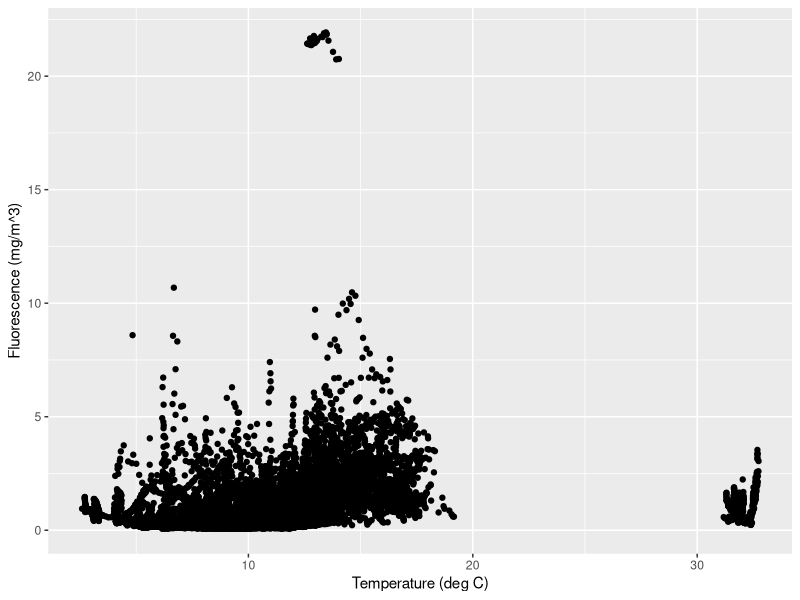
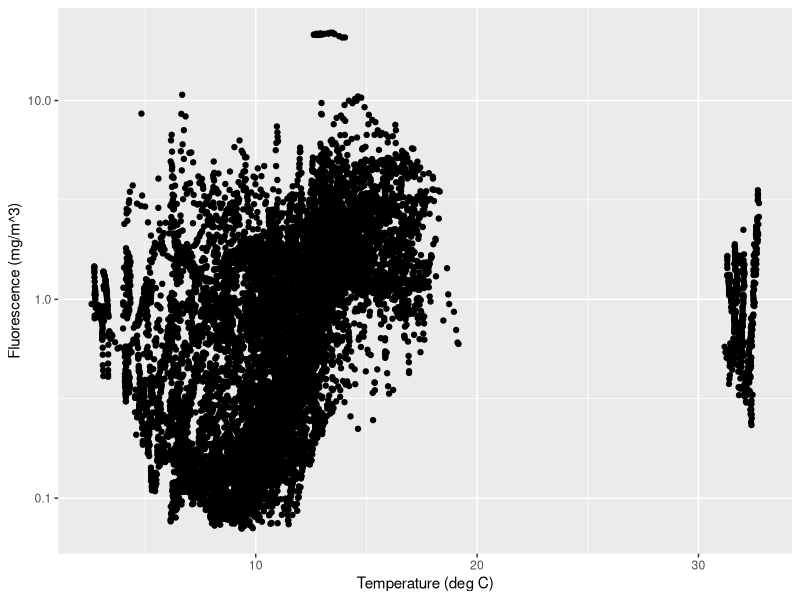

These figures' R source, in order: (Note: this script raises an error after producing the figures.)
## ---- chunk 1
library(ggplot2)
## ---- chunk 2
data <- read.csv("data/DaRTS_combined_data.csv")
## ---- chunk 3
ggplot(data = data) + 
  geom_point(mapping = aes(x = Temperature_C, y = Fluorescence)) +
  xlab('Temperature (deg C)') +
  ylab('Fluorescence (mg/m^3)') 
## ---- chunk 4
ggplot(data = data) + 
  geom_point(mapping = aes(x = Temperature_C, y = Fluorescence)) +
  xlab('Temperature (deg C)') +
  ylab('Fluorescence (mg/m^3)') +
  scale_y_log10(limits=c(0.07,22)) 
## ---- chunk 5
data %>% filter(Temperature_C < 20) %>%
  ggplot() + 
  geom_point(mapping = aes(x = Temperature_C, y = Fluorescence)) +
  xlab('Temperature (deg C)') +
  ylab('Fluorescence (mg/m^3)') +
  scale_y_log10(limits=c(0.07,22)) 
## ---- chunk 6
data %>% filter(Temperature_C > 20) %>% group_by(Date) %>% summarise(count = n(), mean = mean(Depth))
## ---- chunk 7
data <- data %>% filter(Temperature_C < 20)
## ---- chunk 8
# create variables for our two parameters of interest
# NB: we want to the data to be vectors, rather than dataframe columns so we can 
# perform our analysis, hence we need to use the dollar sign, $, to index the DATA dataframe
temp <- data$Temperature_C
fl <- data$Fluorescence

# calculate the correlation coefficient
corValue <- cor.test(temp, fl, method="pearson")

# displaying the correlation coefficient
corValue
## ---- chunk 9
# one way
data$Date

# another way:
data[['Date']]

# another way
data['Date']
## ---- chunk 10
depths <- data$Depth

depths[1:10]
## ---- chunk 11
# make our list of indices
ind <- c(5,8,15,30)

# index depth with our indices
depths[ind]

# index temperature with our indices
temp[ind]
## ---- chunk 12
ind <- depths < 10

# print out the first 50 elements to see what this object looks like
ind[1:50] 

# Then index the depths object
depths[ind]
## ---- chunk 13
templog <- data$Temperature_C
fllog <- log10(data$Fluorescence)

# removing the NaNs and Infs:
# 1) make a boolean list of the good values
nonans <- is.finite(fllog)
# 2) index temp and fl objects using our boolean list
tempnonan <- templog[nonans]
flnonan <- fllog[nonans]

# calculate the correlation coefficient
corValue <- cor.test(tempnonan, flnonan)

# displaying the correlation coefficient
corValue
## ---- chunk 14
# fitting a linear model between the two variables
model1 <- lm(fl ~ temp)

# assigning the slope and intercept from the model to variables
intercept <- model1$coefficients[1]
slope <- model1$coefficients[2]

# adding the line to our plot
ggplot(data = data) + 
  geom_point(mapping = aes(x = Temperature_C, y = Fluorescence)) +
  geom_abline(slope=slope,intercept=intercept, size=2, color = "darkblue") +
  xlab('Temperature (deg C)') +
  ylab('Fluorescence (mg/m^3)') +
  xlim(7,18) + ylim(0,12)
## ---- chunk 15
# fitting a linear model between the two variables
model1 <- lm(fl ~ temp)

# assigning the slope and intercept from the model to variables
intercept <- model1$coefficients[1]
slope <- model1$coefficients[2]

# adding the line to our plot
ggplot(data = data) + 
  geom_point(mapping = aes(x = Temperature_C, y = Fluorescence)) +
  stat_function(fun = function(x) intercept + slope * x, size = 2, color = 'cyan') +
  xlab('Temperature (deg C)') +
  ylab('Fluorescence (mg/m^3)') +
  xlim(7,18) + ylim(0,12)

## ---- chunk 16
# fitting a linear model between the two variables
model1 <- lm(fl ~ temp)

# assigning the slope and intercept from the model to variables
intercept <- model1$coefficients[1]
slope <- model1$coefficients[2]

# adding the line to our plot: note we've added the line by three different methods
ggplot(data = data) + 
  geom_point(mapping = aes(x = Temperature_C, y = Fluorescence)) +
  stat_function(fun = function(x) intercept + slope * x, size = 2, color = 'cyan') +
  xlab('Temperature (deg C)') +
  ylab('Fluorescence (mg/m^3)') +
  xlim(7,18) + ylim(0,12) +
  annotate("text", x = 9.5, y = 11, label = paste("Temp = ", format(slope, digits=3), "Fluor + (", format(intercept,digits=3), ")", sep="")) # let's add the equation to the figure

## ---- chunk 17
# fitting a linear model between the two variables
modelLog <- lm(flnonan ~ tempnonan)

# assigning the slope and intercept fromt the model to variables
interceptLog <- modelLog$coefficients[1]
slopeLog <- modelLog$coefficients[2]

# adding the line to our plot
ggplot(data = data) + 
  geom_point(mapping = aes(x = Temperature_C, y = Fluorescence)) +
  geom_abline(slope=slopeLog,intercept=interceptLog, size=3, color = "darkblue") +
  xlab('Temperature (deg C)') +
  ylab('Fluorescence (mg/m^3)') +
  scale_y_log10() +
  annotate("text", x = 12, y = 15, label = paste("Temp = ", format(slopeLog, digits=3), " log10(Fluor) + (", format(interceptLog,digits=3), ")", sep="")) # let's add the equation to the figure
## ---- chunk 18
# fitting a 2nd and 3rd order polynomial between the two variables
model2 <- lm(fl ~ temp + I(temp^2))

# assigning the coefficients from the models to the variables
p2 <- model2$coefficients[3]
p1 <- model2$coefficients[2]
p0 <- model2$coefficients[1]

# adding the line to our plot: note only one of the above methods works for curves, stat_function
ggplot(data = data) + 
  geom_point(mapping = aes(x = Temperature_C, y = Fluorescence)) +
  stat_function(fun = function(x) intercept + slope * x, size = 2, aes(color = '1st order')) +
  stat_function(fun = function(x) p0 + p1 * x + p2 * (x^2), size = 3, aes(color = '2nd order')) +
  scale_colour_manual("",values = c("#a6cee3", "#1f78b4")) + # with Color-hex Color code
  xlab('Temperature (deg C)') +
  ylab('Fluorescence (mg/m^3)') +
  xlim(7,18) + ylim(0,12)

## ---- chunk 19
summary(model1)
## ---- chunk 20
summary(model2)
summary(modelLog)
## ---- chunk 21
# assigning summaries to variables
sum_model1 <- summary(model1)
sum_model2 <- summary(model2)
sum_model3 <- summary(modelLog)

# combining statistics into vectors
rsquare = c(sum_model1$r.squared,sum_model2$r.squared,sum_model3$r.squared)
adjrsquare = c(sum_model1$adj.r.squared,sum_model2$adj.r.squared,sum_model3$adj.r.squared)
std_error = c(sum_model1$sigma,sum_model2$sigma,sum_model3$sigma)

# unfortunately we can't extract the p-value in the same way, but we can calculate it separately
pvalue = c(pf(sum_model1$fstatistic[1],sum_model1$fstatistic[2],sum_model1$fstatistic[3],lower.tail = FALSE),
           pf(sum_model2$fstatistic[1],sum_model2$fstatistic[2],sum_model2$fstatistic[3],lower.tail = FALSE),
           pf(sum_model3$fstatistic[1],sum_model3$fstatistic[2],sum_model3$fstatistic[3],lower.tail = FALSE))


# creating a dataframe containing the model statistics
statsData = data.frame(rsquare,adjrsquare,std_error,pvalue,row.names=c("model1","model2","modelLog"))
statsData
## ---- chunk 22
templog <- data$Temperature_C
fllog <- log10(data$Fluorescence)
sal <- data$Salinity_PSU

# removing the NaNs and Infs
nonans <- is.finite(fllog)
tempnonan <- templog[nonans]
flnonan <- fllog[nonans]
salnonan <- sal[nonans]

modelLog_ts <- lm(flnonan ~ tempnonan + salnonan)

summary(modelLog_ts)
## ---- chunk 23
templog <- data$Temperature_C
fllog <- log10(data$Fluorescence)
sal <- data$Salinity_PSU
doy <- data$doy

# removing the NaNs and Infs
nonans <- is.finite(fllog)
tempnonan <- templog[nonans]
flnonan <- fllog[nonans]
salnonan <- sal[nonans]
doynonan <- doy[nonans]

modelLog_tsdoy <- lm(flnonan ~ tempnonan + salnonan +doynonan)

summary(modelLog_tsdoy)
